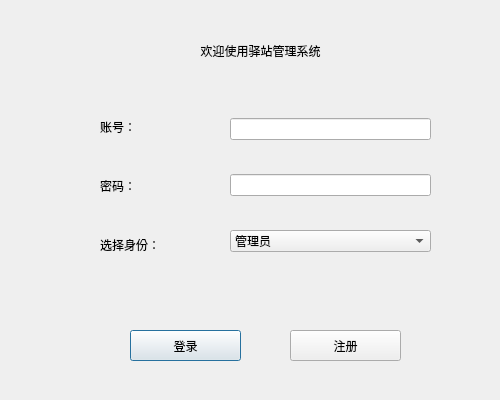
<?xml version="1.0" encoding="UTF-8"?>
<ui version="4.0">
 <class>Dialog</class>
 <widget class="QDialog" name="Dialog">
  <property name="geometry">
   <rect>
    <x>0</x>
    <y>0</y>
    <width>500</width>
    <height>400</height>
   </rect>
  </property>
  <property name="windowTitle">
   <string>Dialog</string>
  </property>
  <widget class="QLabel" name="label">
   <property name="geometry">
    <rect>
     <x>110</x>
     <y>20</y>
     <width>301</width>
     <height>61</height>
    </rect>
   </property>
   <property name="text">
    <string>欢迎使用驿站管理系统</string>
   </property>
   <property name="textFormat">
    <enum>Qt::AutoText</enum>
   </property>
   <property name="scaledContents">
    <bool>false</bool>
   </property>
   <property name="alignment">
    <set>Qt::AlignCenter</set>
   </property>
  </widget>
  <widget class="QWidget" name="verticalLayoutWidget">
   <property name="geometry">
    <rect>
     <x>230</x>
     <y>90</y>
     <width>201</width>
     <height>191</height>
    </rect>
   </property>
   <layout class="QVBoxLayout" name="verticalLayout">
    <item>
     <widget class="QLineEdit" name="lineEdit"/>
    </item>
    <item>
     <widget class="QLineEdit" name="lineEdit_2"/>
    </item>
    <item>
     <widget class="QComboBox" name="comboBox">
      <item>
       <property name="text">
        <string>管理员</string>
       </property>
      </item>
      <item>
       <property name="text">
        <string>用户</string>
       </property>
      </item>
     </widget>
    </item>
   </layout>
  </widget>
  <widget class="QWidget" name="verticalLayoutWidget_2">
   <property name="geometry">
    <rect>
     <x>100</x>
     <y>100</y>
     <width>91</width>
     <height>171</height>
    </rect>
   </property>
   <layout class="QVBoxLayout" name="verticalLayout_2">
    <item>
     <widget class="QLabel" name="label_2">
      <property name="text">
       <string>账号：</string>
      </property>
     </widget>
    </item>
    <item>
     <widget class="QLabel" name="label_3">
      <property name="text">
       <string>密码：</string>
      </property>
     </widget>
    </item>
    <item>
     <widget class="QLabel" name="label_4">
      <property name="text">
       <string>选择身份：</string>
      </property>
     </widget>
    </item>
   </layout>
  </widget>
  <widget class="QPushButton" name="pushButton">
   <property name="geometry">
    <rect>
     <x>130</x>
     <y>330</y>
     <width>111</width>
     <height>31</height>
    </rect>
   </property>
   <property name="text">
    <string>登录</string>
   </property>
  </widget>
  <widget class="QPushButton" name="pushButton_2">
   <property name="geometry">
    <rect>
     <x>290</x>
     <y>330</y>
     <width>111</width>
     <height>31</height>
    </rect>
   </property>
   <property name="text">
    <string>注册</string>
   </property>
  </widget>
 </widget>
 <resources/>
 <connections/>
</ui>
